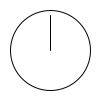
Frame 1 (no input)
Frame 60 (the mouse pressed at the canvas centre just before this capture): identical to frame 1, image omitted
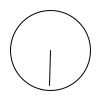
Frame 120 (the mouse held since frame 60 and released just before this capture)

The Processing sketch that drew these frames (run headless with seeded random() and noise(); from frame 60 on, the mouse is pressed at the canvas centre):

// Processing sketch: zeiger
// ── zeiger.pde
void setup() {
  size(100, 100);
}

void draw() {
  translate(50, 50);
  background(255);
  ellipse(0, 0, 80, 80);
  float lineY = cos(radians(mouseY * 3.6)) * -35;
  float lineX = sin(radians(mouseY * 3.6)) * 35;
  line(0, 0, lineX, lineY);
}
